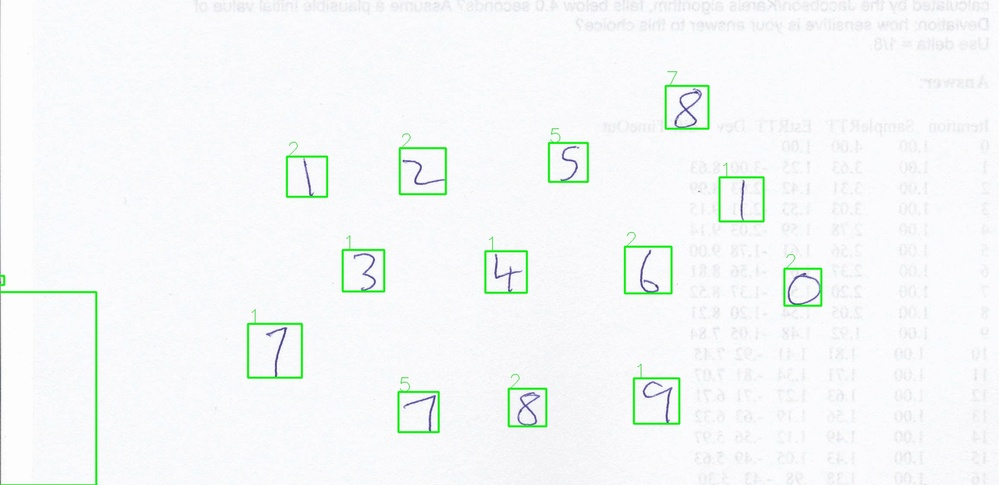
#> input picture ML/Howse/Digits/Digits/sample.jpg, 1000 x 485 px, shrunk from 1542 x 748 before the run, given in place of the camera
$ python ObjectTracking.py   (older library calls are emulated)
#> lines starting #> are read from the running program, lines starting #| are printed output that depends on the picture; after the words box and inside, x2 and y2 are one past the last pixel; in counts of white or black regions, pixels touching at a corner belong together
import cv2
import numpy as np

def onTrackbar( x ):
    pass

H_MIN = 0
S_MIN = 0
V_MIN = 0

H_MAX = 179
S_MAX = 255
V_MAX = 255

trackbarWindowName = 'Trackbar'

cap = cv2.VideoCapture( 0 )

cv2.namedWindow( trackbarWindowName )
cv2.createTrackbar( 'H_MIN', trackbarWindowName, 0, H_MAX, onTrackbar )
#> slider 'H_MIN' is set to 35
cv2.createTrackbar( 'H_MAX', trackbarWindowName, 0, H_MAX, onTrackbar )
#> slider 'H_MAX' is set to 179
cv2.createTrackbar( 'S_MIN', trackbarWindowName, 0, S_MAX, onTrackbar )
#> slider 'S_MIN' is set to 51
cv2.createTrackbar( 'S_MAX', trackbarWindowName, 0, S_MAX, onTrackbar )
#> slider 'S_MAX' is set to 255
cv2.createTrackbar( 'V_MIN', trackbarWindowName, 0, V_MAX, onTrackbar )
#> slider 'V_MIN' is set to 51
cv2.createTrackbar( 'V_MAX', trackbarWindowName, 0, V_MAX, onTrackbar )
#> slider 'V_MAX' is set to 255

while( 1 ):
    ret, frame = cap.read()
#> frame is the input picture: shape (485, 1000, 3); mean B, G, R 248.1, 248.4, 245.7
    hsv = cv2.cvtColor( frame, cv2.COLOR_BGR2HSV )
#> hsv: shape (485, 1000, 3); mean H, S, V 105.5, 5.3, 250.4

    h_min = cv2.getTrackbarPos( 'H_MIN', trackbarWindowName )
    h_max = cv2.getTrackbarPos( 'H_MAX', trackbarWindowName )
    s_min = cv2.getTrackbarPos( 'S_MIN', trackbarWindowName )
    s_max = cv2.getTrackbarPos( 'S_MAX', trackbarWindowName )
    v_min = cv2.getTrackbarPos( 'V_MIN', trackbarWindowName )
    v_max = cv2.getTrackbarPos( 'V_MAX', trackbarWindowName )

    lowerLimit = np.array( [ h_min, s_min, v_min ] )
    upperLimit = np.array( [ h_max, s_max, v_max ] )

    mask = cv2.inRange( hsv, lowerLimit, upperLimit )
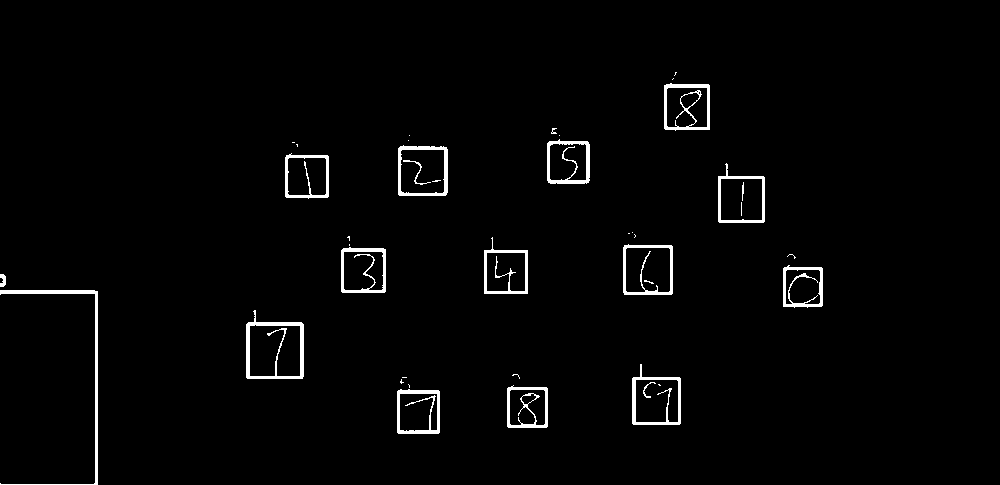
#> mask: shape (485, 1000); 2% white; 40 white regions (21 under 20 px)
    res = cv2.bitwise_and( frame, frame, mask = mask )
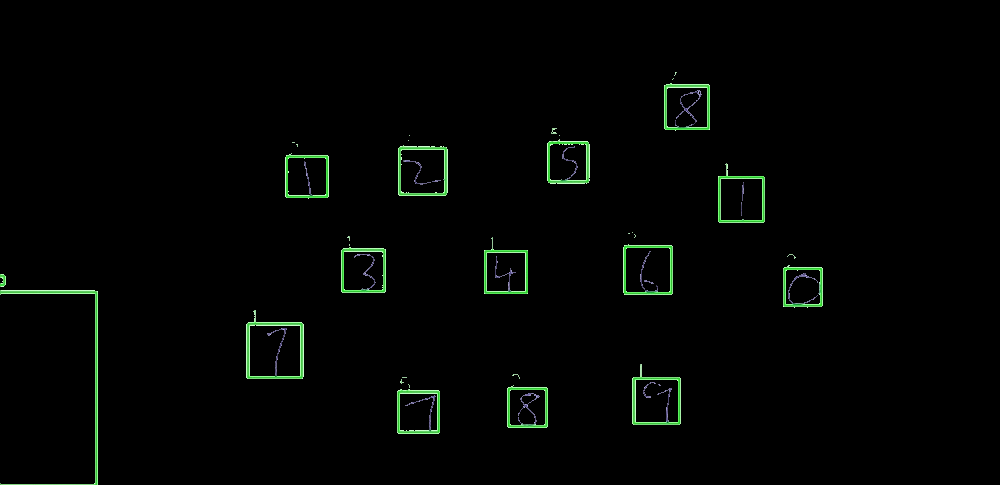
#> res: shape (485, 1000, 3); mean B, G, R 2.4, 4.3, 2.3
    blurred = cv2.GaussianBlur(res, (5, 5), 0)
    kernel = np.ones( (5, 5), np.uint8 )
    eroded = cv2.erode( blurred, kernel, iterations = 1 )
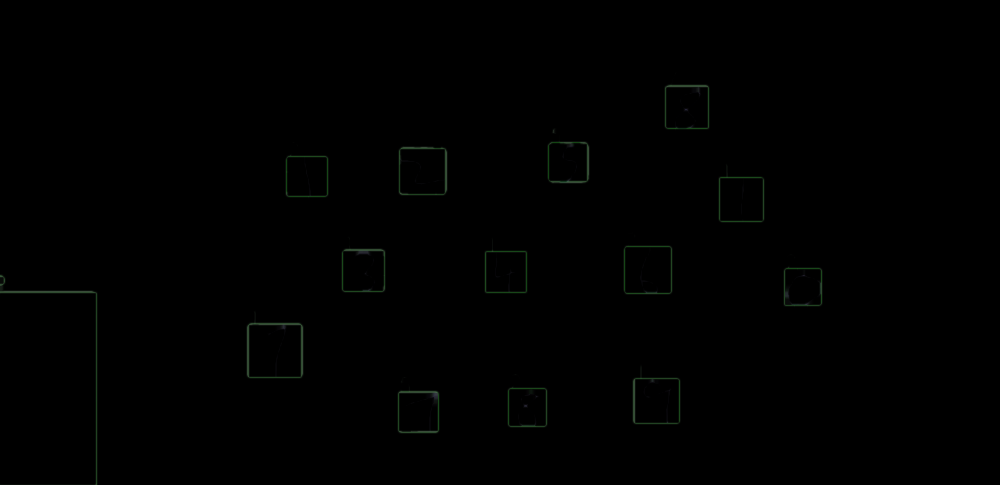
#> eroded: shape (485, 1000, 3); mean B, G, R 0.4, 0.6, 0.4
    dilated = cv2.dilate(eroded, kernel, iterations = 1)
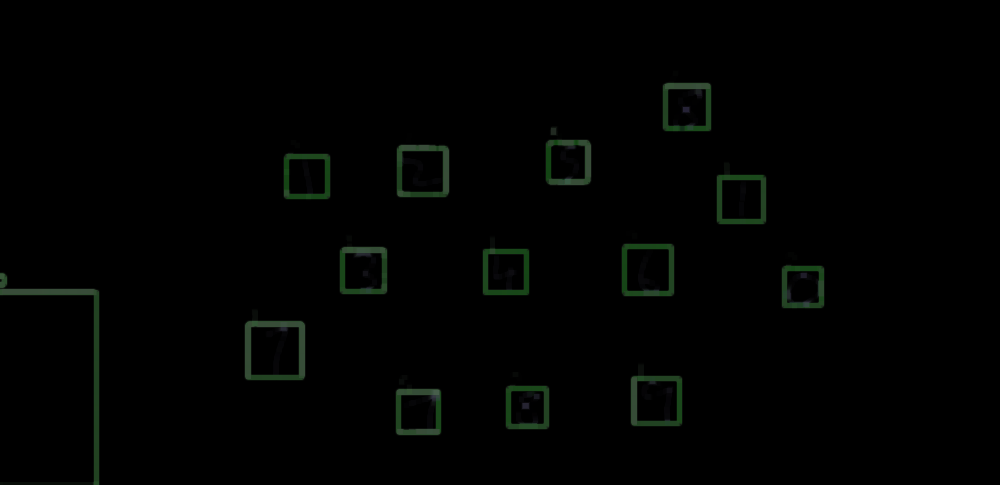
#> dilated: shape (485, 1000, 3); mean B, G, R 1.3, 2.2, 1.2
    gray = cv2.cvtColor(dilated, cv2.COLOR_BGR2GRAY)
    im2, contours, hierarchy = cv2.findContours(gray,cv2.RETR_TREE,cv2.CHAIN_APPROX_SIMPLE)
#> contours = 45 contours, 1 with area under 20; largest, box (x1, y1, x2, y2) and area: (244, 308, 306, 381) 3720, (396, 133, 450, 198) 2838, (621, 242, 675, 297) 2810, (630, 362, 683, 427) 2716, (716, 161, 767, 225) 2569
    frame = cv2.drawContours( frame, contours, -1, ( 0, 255, 0 ), 3 )

    if len( contours ) > 0:
        x,y,w,h = cv2.boundingRect( max( contours, key = cv2.contourArea ) )
#> x = 244; y = 308; w = 62; h = 73
        frame = cv2.rectangle(frame,(x,y),(x+w,y+h),(0,255,0),2)
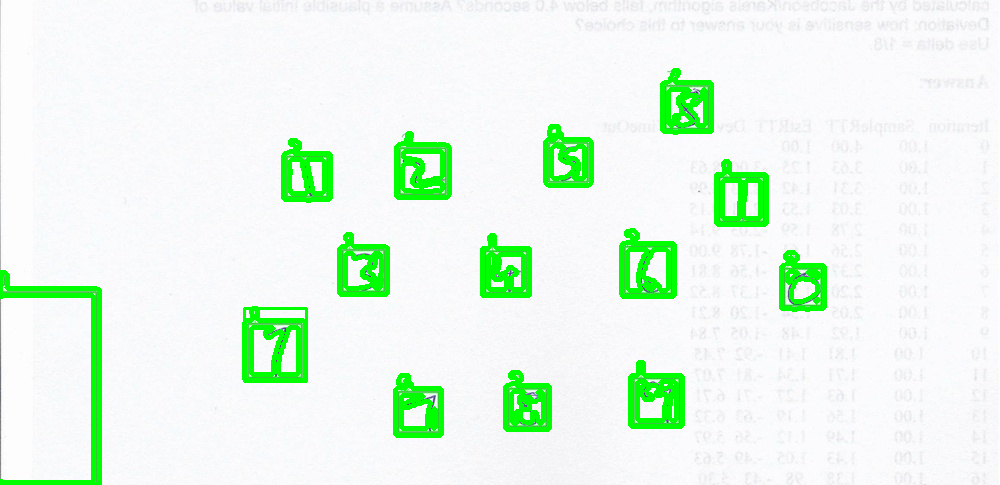
#> frame: shape (485, 1000, 3); mean B, G, R 233.2, 249.2, 231

    cv2.imshow( 'frame', frame )
    cv2.imshow( 'mask', mask )
    cv2.imshow( 'res', res )
    cv2.imshow( 'dilated', dilated )
    cv2.imshow( 'gray', gray )
    cv2.imshow( 'blurred', blurred )

    k = cv2.waitKey( 5 ) & 0xff
#> (key Esc is pressed here)

    if k == 27:
        break

cap.release()
cv2.destroyAllWindows()
